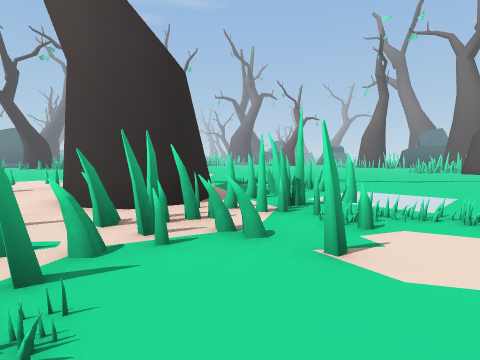
view 1 (above)

19 first-person views from a walk through a 3-D level made in the Unity game engine. The camera is 0.72 m above the floor, tilts 4° down and sees 80° across. The floor is counted in squares, 1 m on a side. Each view is taken from the middle of a square. On the plan, view 1 faces up. The plan holds only what a view shows up to about 10 squares ahead; the rest is blank. The place goes on beyond the plan. The player character is not drawn.

view 2
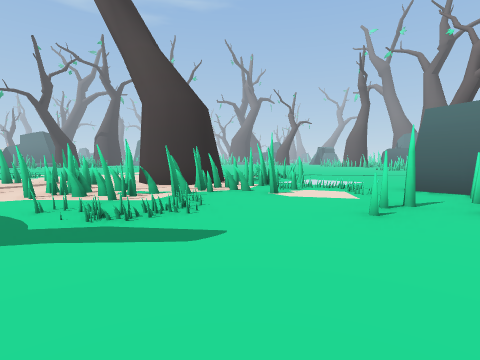

view 3
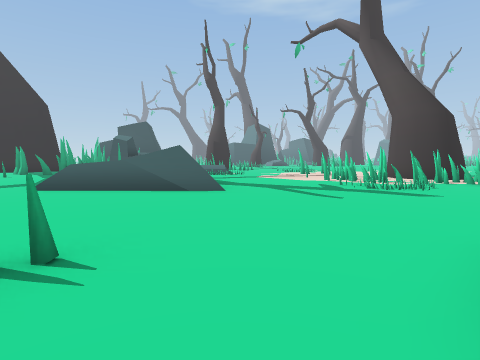

view 4
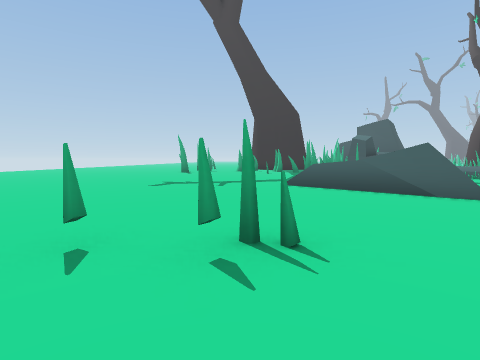

view 5
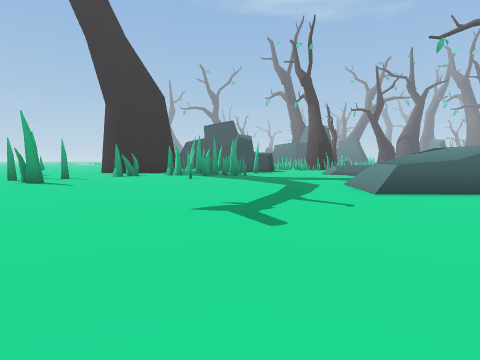

view 6
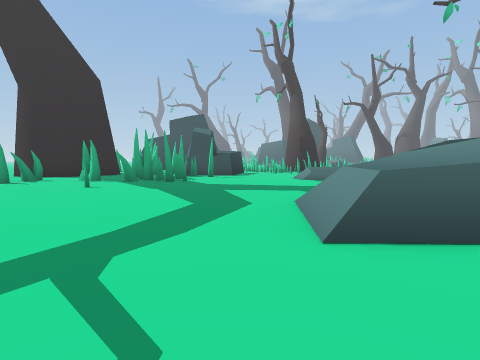

view 7
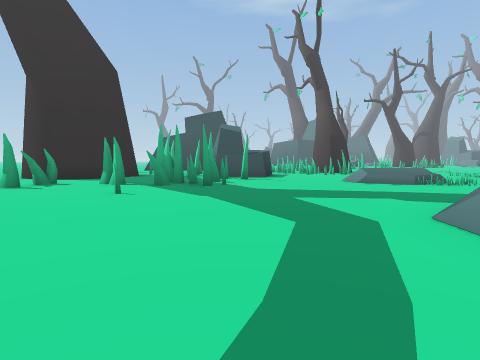

view 8
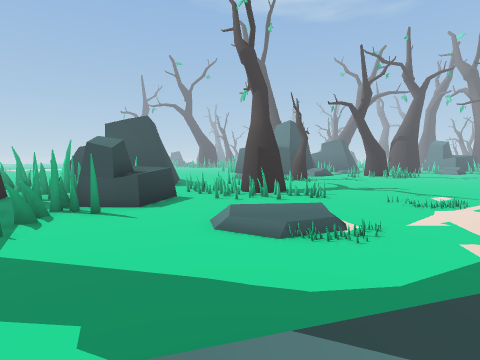

view 9
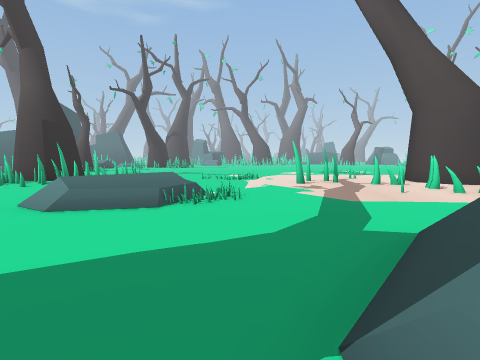

view 10
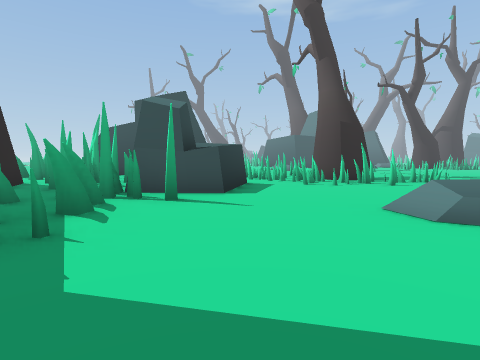

view 11
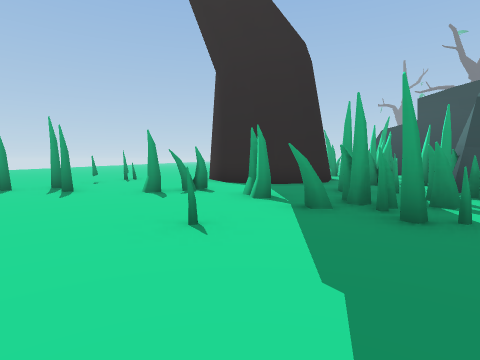

view 12
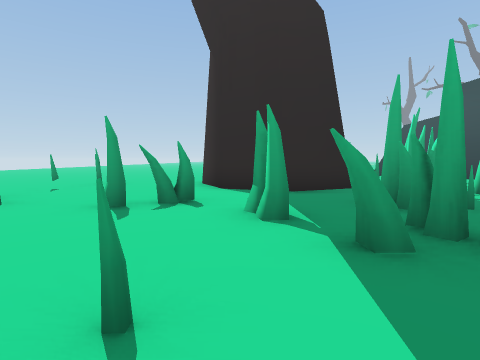

view 13
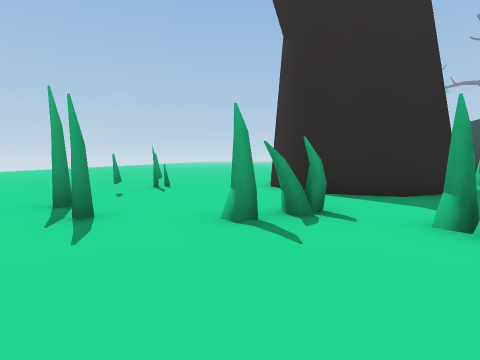

view 14
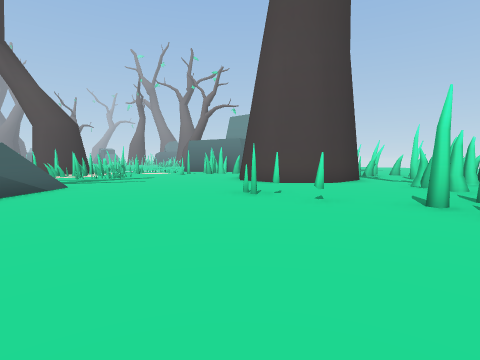

view 15
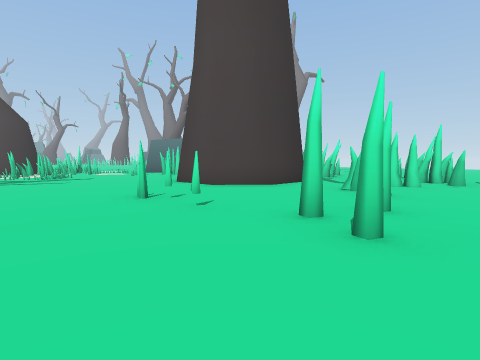

view 16
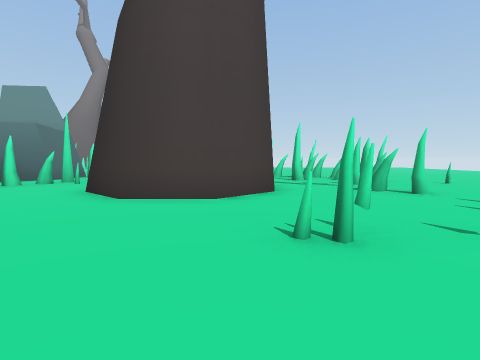

view 17
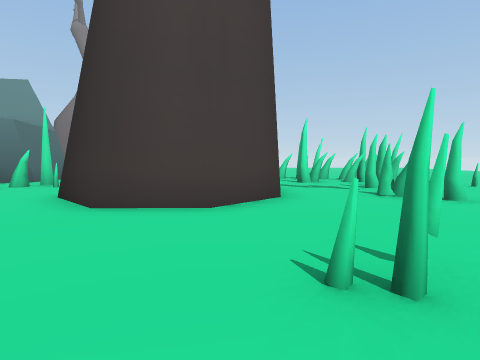

view 18
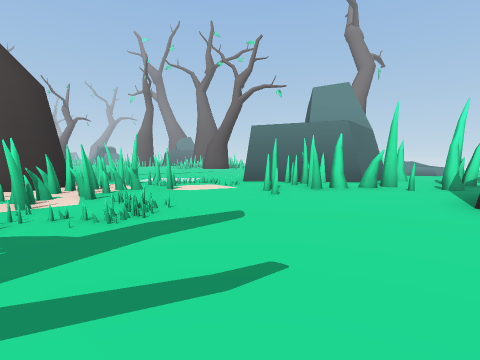

view 19
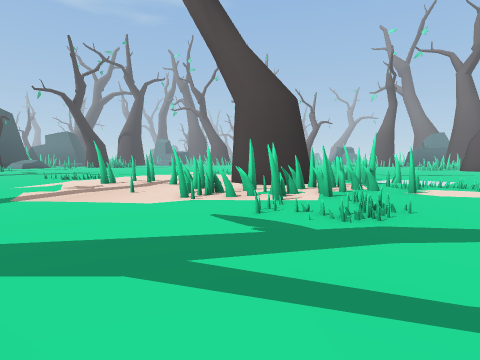

### Floor plan
Key: @ floor where view 1 was taken; # wall or solid block; x gap in a wall; . main floor; : floor 0.65 m higher than the main floor; / step, stairs or slope; = window, fence, low wall or low ledge; T thing the floor can be seen under or through.
Columns run from 21 left of view 1 to 8 right of it. Each row starts with its distance up from view 1.
 10                          ....
  9              ...    .== .....
  8         =   =. ..   .=# .....
  7        ##  ==. .#   ..##....
  6     ####= ....##..T #=## ..
  5     ####......##=.T=#### ..
  4     #==.. ......#=TT### =..
  3     ..... .......TTT#==.=#
  2     #.... =//....TT##...=##
  1     ##...====....####....###
  0     ##............===@.###=###
 -1      #...................##..#
 -2 ###=##.......//=..........x...
 -3 #..#=##......//==.........###
 -4 ##..###......///==.....##
 -5  #....#....../:==......#
 -6 ##..#......../==.......#
 -7 #..#...#...............##
 -8 ....#...............#...##..
 -9 ...........................#=#
-10 ....#...................#..#=#
-11 .#.#.#..............#..#...###
-12 ....................##.....##
-13 ..         ..........x. ....

Positions as (right, up) in squares from view 1, and headings:
1: (0, 0), facing up
2: (0, -4), facing up
3: (1, -8), facing up-left
4: (1, -8), facing left
5: (-5, -13), facing up-left
6: (-6, -9), facing up-left
7: (-8, -9), facing up-left
8: (-7, -4), facing up-left
9: (-9, -4), facing up
10: (-11, -4), facing up-left
11: (-11, -6), facing left
12: (-13, -6), facing left
13: (-14, -8), facing left
14: (-6, -12), facing up-right
15: (-4, -13), facing up-right
16: (-4, -7), facing right
17: (-3, -7), facing right
18: (-3, -4), facing up-right
19: (-3, -4), facing up
